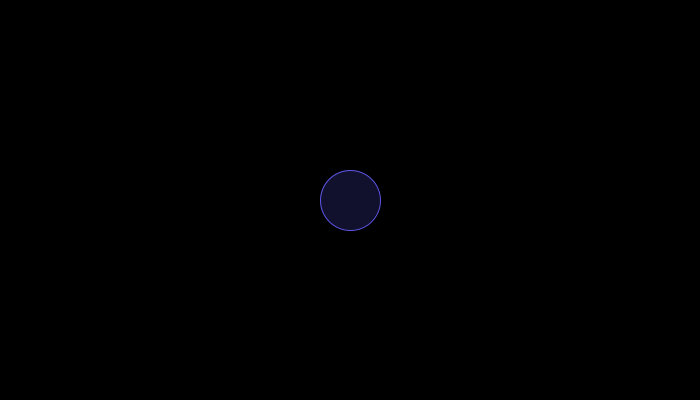
Frame 1 (no input)
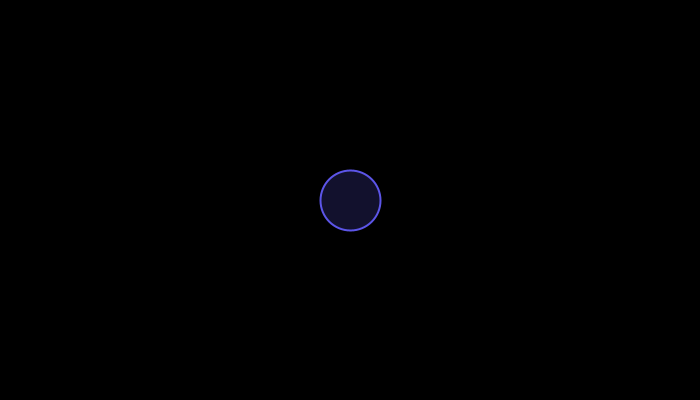
Frame 60 (the mouse pressed at the canvas centre just before this capture)
Frame 120 (the mouse held since frame 60 and released just before this capture): identical to frame 60, image omitted

The Processing sketch that drew these frames (run headless with seeded random() and noise(); from frame 60 on, the mouse is pressed at the canvas centre):

// Processing sketch: processing_35769
// ── processing_35769.pde

/**
 * Adapted bouncing effect from the sketch linked below.
 * http://wwww.openprocessing.org/visuals/?visualID=20121
 */

int sizes = 60;
float ypos = 200;
float xpos = 350;

float x_current = 350;
float y_current = 200;

float dsitXfinal = 0;
float distYfinal = 0;

float ease; //force

float bouncetime = 0;
float bouncetotal = 100;

float velx = 0;
float vely = 0;

void setup() {
  size(700,400);
  background(0);
}

void draw() {
  smooth();
  background(0);
  stroke(92,85,232);
  fill(92,85,232,50);
  ellipse(xpos,ypos,sizes,sizes);
  strokeWeight(2);
  
  
  if (mousePressed == true) {
    xpos = mouseX;
    ypos = mouseY;

  } else {
    float accelerationX = 0.05 * (350 - xpos);
    float accelerationY = 0.05 * (200 - ypos);
    println(accelerationX);
    
    velx = 1 * (velx + accelerationX);
    vely = 1 * (vely + accelerationY);
    
    xpos = xpos + velx;
    ypos = ypos + vely;
  }
}
